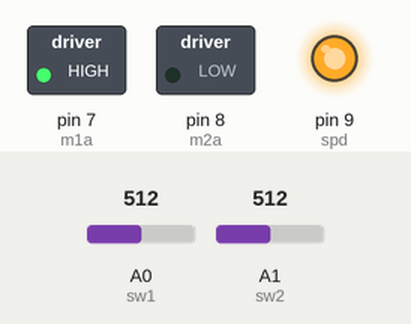
Bench run of a sketch on a simulated Arduino Uno, built with avr-gcc and run on an emulated ATmega328P. Parts: switched loads named in the sketch (green lamp = pin HIGH), output pins drawn as LEDs (lit = HIGH). The test bench sets the inputs (shaded band); at power-on: A0 (sw1) = 512, A1 (sw2) = 512.

Above: at 1.2 s.
1.3 s: A0 (sw1) set to 105
2.8 s: A0 (sw1) set to 94
At 4.0 s:
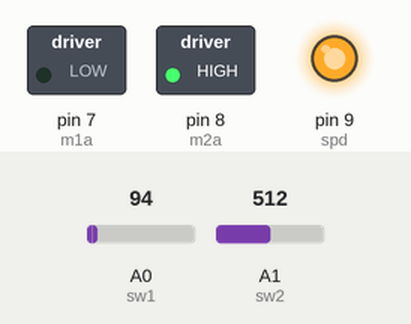
4.3 s: A0 (sw1) set to 110
At 5.2 s:
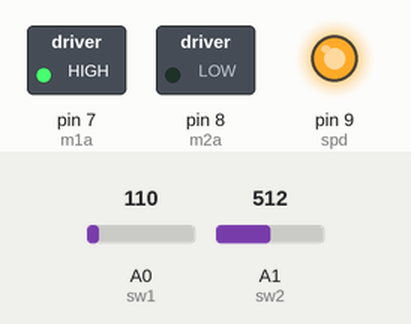
5.8 s: A0 (sw1) set to 90
At 6.3 s:
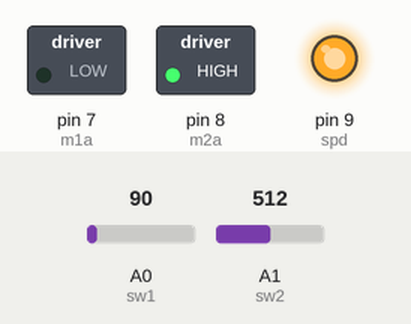
7.3 s: A1 (sw2) set to 108
8.8 s: A1 (sw2) set to 94
At 9.8 s:
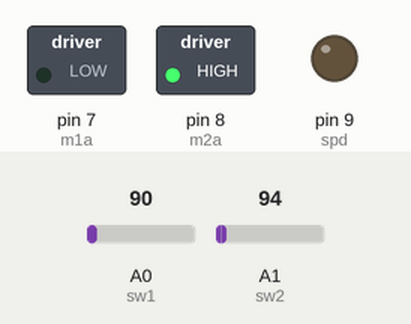
Timing chart, 0 to 11.3 s (numbered marks = the images above; inputs shaded):
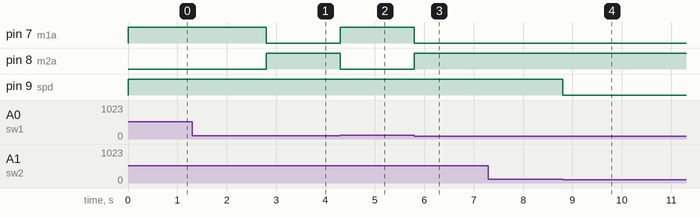

The sketch:

DC_motor.ino
```cpp
// DC Motor
// This simulation is simulating how to control the direction
// of the motor by using 2 switches with maximum speed
/* Tinkercad:
https://www.tinkercad.com/things/aZtpcqlCekB-dc-motor-arduino?sharecode=qXWtjuIlKAXPR19X2jjAdmK-FMyE2SPdS1EPjKjhFY8
*/
int m1a = 7;
int m2a = 8;
int spd = 9; // PWM pin

int sw1 = A0;
int sw2 = A1;

int motorSpeed = 255; // full drive
bool Direc = true; // true = CW, false = CCW

void setup()
{
  pinMode(m1a, OUTPUT);
  pinMode(m2a, OUTPUT);
  pinMode(spd, OUTPUT);

  pinMode(sw1, INPUT); // press for CW
  pinMode(sw2, INPUT); // press for CCW

  digitalWrite(m1a, LOW);
  digitalWrite(m2a, LOW);
}

void loop()
{
  if(analogRead(sw1) > 100) // if press sw1
  {
    driveMotor(true, motorSpeed);
  }
  else if(analogRead(sw2) > 100) // if press sw2
  {
    driveMotor(false, motorSpeed);
  }
  else // if dont press any sw
  {
    driveMotor(false, 0); // stop the motor
  }
}

void driveMotor(bool direc, int PWM)
{
  if(direc) // CW
  {
    digitalWrite(m1a, HIGH);
    digitalWrite(m2a, LOW);
  }
  else // CCW
  {
    digitalWrite(m1a, LOW);
    digitalWrite(m2a, HIGH);
  }

  analogWrite(spd, PWM); // motor speed
}
```

Measured:
- the behaviour switches between 101 and 100 on A0 (sw1) (found by bisection; images 0 and 1)
- the behaviour switches between 101 and 100 on A1 (sw2) (found by bisection; images 3 and 4)
- after the input at 1.3 s, every drawn part: stays the same
- after the input at 2.8 s, pin 7 (m1a): HIGH → LOW at once; pin 8 (m2a): LOW → HIGH at once
- after the input at 4.3 s, pin 7 (m1a): LOW → HIGH at once; pin 8 (m2a): HIGH → LOW at once
- after the input at 5.8 s, pin 7 (m1a): HIGH → LOW at once; pin 8 (m2a): LOW → HIGH at once
- after the input at 7.3 s, every drawn part: stays the same
- after the input at 8.8 s, pin 9 (spd): HIGH → LOW at once
